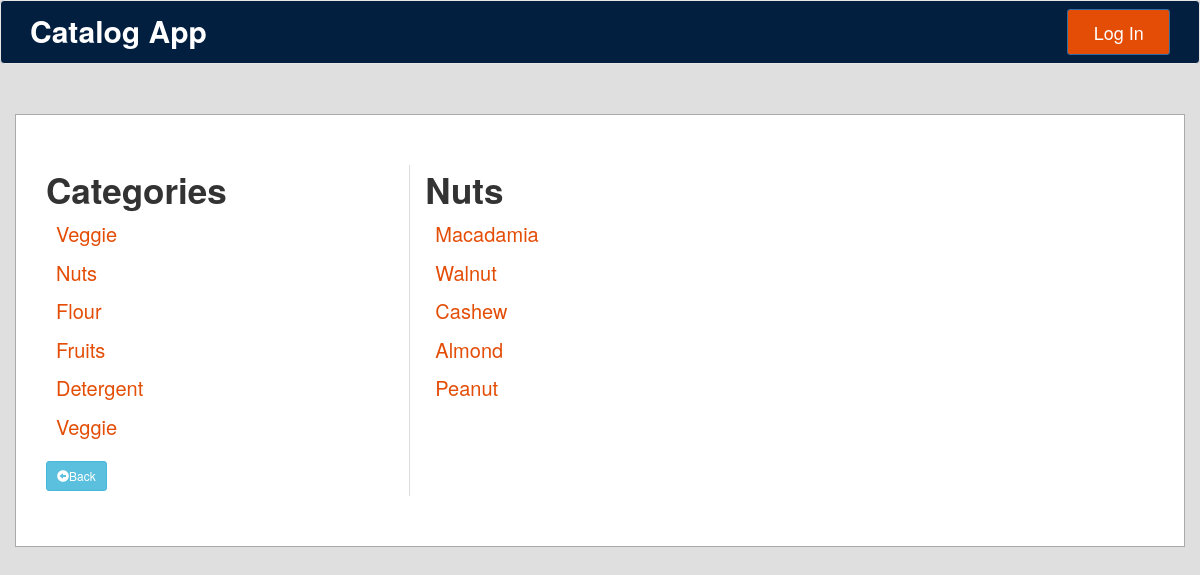
Screenshot of /categories/2/items/ with the database file from the repository.
### database_setup.py (models this page shows, shortened)
class Category(Base):
    __tablename__ = 'category'
    id = Column(Integer, primary_key=True)
    name = Column(String(250), nullable=False)
    user_id = Column(Integer, ForeignKey('user.id'))
    user = relationship(User)

class CatalogItem(Base):
    __tablename__ = 'catalog_item'
    name = Column(String(80), nullable=False)
    id = Column(Integer, primary_key=True)
    description = Column(String(250))
    price = Column(String(8))
    category_id = Column(Integer, ForeignKey('category.id'))
    category = relationship(
        "Category", backref=backref("catalog_items", cascade="all, delete"))
    user_id = Column(Integer, ForeignKey('user.id'))
    user = relationship(User)

### application.py (the view)
@app.route('/categories/<int:category_id>/')
@app.route('/categories/<int:category_id>/items/')
def showCatalogItems(category_id):
    extracted_categories = session.query(Category).all()
    category = session.query(Category).filter_by(id=category_id).one()
    items = session.query(CatalogItem).filter_by(category_id=category_id)\
        .order_by(CatalogItem.id.desc())
    quantity = items.count()
    return render_template('showcatalogitems.html',
                           selected_grocery=category,
                           groceries=extracted_categories,
                           items=items,
                           quantity=quantity)

### templates/showcatalogitems.html (shortened to what this page needs)
{% extends "main.html" %}
{% block categories %}
Categories
{% for groceryitem in groceries %}
    <li class="category-link"><a href="{{url_for('showCatalogItems', category_id=groceryitem.id)}}"> {{groceryitem.name | title}} </a></li>
{% endfor %}
<a href="{{url_for('showCatalog')}}" class="btn btn-info btn-sm"><span class="glyphicon glyphicon-circle-arrow-left"></span>Back</a>
{% endblock %}
{% block grocerycatalogitems %}
{{selected_grocery.name | title}}
<br>
{% for catalog_i in items %}
<li class="category-link"><a href="{{url_for('showCatalogItemDescription', catalog_item_id = catalog_i.id, category_id = selected_grocery.id)}}"> {{catalog_i.name | title}}</a></li>
{% endfor %}
{% endblock %}

### static/css/styles.css (style rules this page uses)
body { background-color: #dfdfdf; }
li a, .category-link { font-size: 20px; padding: 5px; list-style-type: none; text-decoration: none; }
li a:link { color: #E34D06; text-decoration: none; font-weight: normal; }

### rows the page displays
Category: name "Veggie"
Category: name "Nuts"
Category: name "Flour"
Category: name "Fruits"
Category: name "Detergent"
Category: name "Veggie"
CatalogItem: name "Macadamia"
CatalogItem: name "Walnut"
CatalogItem: name "Cashew"
CatalogItem: name "Almond"
CatalogItem: name "Peanut"
